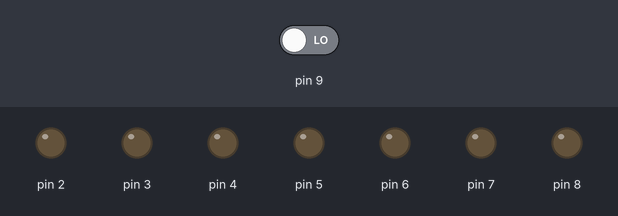
Recording of a sketch running on a simulated Arduino Uno, built with avr-gcc and run on an emulated ATmega328P. Shown: output pins drawn as LEDs (lit = HIGH). The test bench sets the inputs (shaded band); at power-on: pin 9 LOW. Random numbers use the default seed unless the sketch sets one.

Above: at 1.2 s.
1.3 s: pin 9 driven HIGH
At 2.95 s:
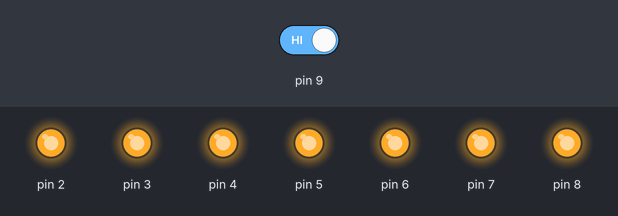
4.3 s: pin 9 driven LOW
7.3 s: pin 9 driven HIGH
At 7.45 s:
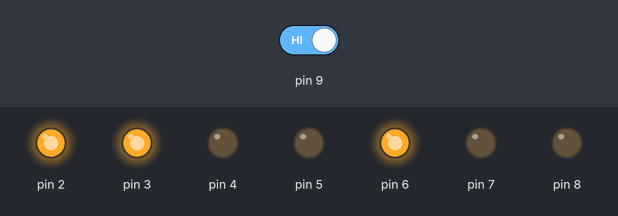
10.3 s: pin 9 driven LOW
13.3 s: pin 9 driven HIGH
At 13.45 s:
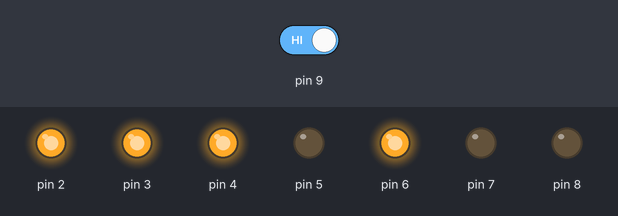
Timing chart, 0 to 17.3 s (numbered marks = the images above; inputs shaded):
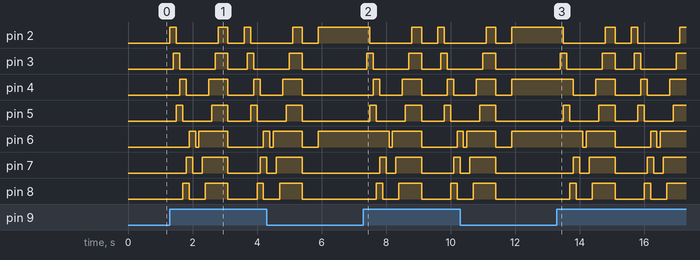

Measured:
- after the input at 1.3 s, pin 2: goes HIGH 0.20 s, LOW 1.3 s, HIGH 0.30 s, LOW 0.50 s, HIGH 0.20 s, then LOW, starting at once; pin 3: goes HIGH 0.20 s, LOW 1.1 s, HIGH 0.40 s, LOW 0.60 s, HIGH 0.20 s, then LOW, starting after 0.10 s
- after the input at 7.3 s, pin 2: goes LOW 1.3 s, HIGH 0.30 s, LOW 0.50 s, HIGH 0.20 s, then LOW, starting after 0.20 s; pin 3: goes HIGH 0.20 s, LOW 1.1 s, HIGH 0.40 s, LOW 0.60 s, HIGH 0.20 s, then LOW, starting after 0.10 s
- after the input at 13.3 s, pin 2: goes LOW 1.3 s, HIGH 0.30 s, LOW 0.50 s, HIGH 0.20 s, LOW 1.3 s, then HIGH, starting after 0.20 s; pin 3: goes HIGH 0.20 s, LOW 1.1 s, HIGH 0.40 s, LOW 0.60 s, HIGH 0.20 s, LOW 1.1 s, then HIGH, starting after 0.10 s

The sketch:

Dado_rob_tico.ino
```cpp
int N_C3_BAmero = 0;

int numero = 0;

void setup()
{
  pinMode(9, INPUT);
  pinMode(2, OUTPUT);
  pinMode(3, OUTPUT);
  pinMode(5, OUTPUT);
  pinMode(4, OUTPUT);
  pinMode(8, OUTPUT);
  pinMode(7, OUTPUT);
  pinMode(6, OUTPUT);
}

void loop()
{
  // Quando aperta o botão, Leds ligam alternadamente
  while (digitalRead(9) == HIGH) {
    // Cada LED liga e desliga o anterior.
    digitalWrite(2, HIGH);
    delay(100); // Wait for 100 millisecond(s)
    digitalWrite(3, HIGH);
    delay(100); // Wait for 100 millisecond(s)
    digitalWrite(2, LOW);
    digitalWrite(5, HIGH);
    delay(100); // Wait for 100 millisecond(s)
    digitalWrite(3, LOW);
    digitalWrite(4, HIGH);
    delay(100); // Wait for 100 millisecond(s)
    digitalWrite(5, LOW);
    digitalWrite(8, HIGH);
    delay(100); // Wait for 100 millisecond(s)
    digitalWrite(4, LOW);
    digitalWrite(7, HIGH);
    delay(100); // Wait for 100 millisecond(s)
    digitalWrite(8, LOW);
    digitalWrite(6, HIGH);
    delay(100); // Wait for 100 millisecond(s)
    digitalWrite(7, LOW);
    delay(100); // Wait for 100 millisecond(s)
    digitalWrite(6, LOW);
    delay(100); // Wait for 100 millisecond(s)
    // Quando chega no último, todos começam a ligar.
    digitalWrite(6, HIGH);
    delay(100); // Wait for 100 millisecond(s)
    digitalWrite(7, HIGH);
    delay(100); // Wait for 100 millisecond(s)
    digitalWrite(8, HIGH);
    delay(100); // Wait for 100 millisecond(s)
    digitalWrite(4, HIGH);
    delay(100); // Wait for 100 millisecond(s)
    digitalWrite(5, HIGH);
    delay(100); // Wait for 100 millisecond(s)
    digitalWrite(3, HIGH);
    delay(100); // Wait for 100 millisecond(s)
    digitalWrite(2, HIGH);
    delay(300); // Wait for 300 millisecond(s)
    // Todos desligam.
    digitalWrite(2, LOW);
    digitalWrite(3, LOW);
    digitalWrite(4, LOW);
    digitalWrite(5, LOW);
    digitalWrite(6, LOW);
    digitalWrite(7, LOW);
    digitalWrite(8, LOW);
    delay(500); // Wait for 500 millisecond(s)
    // Sorteia o número
    numero = random(1, 6 + 1);
  }
  // Dependendo do número sorteado, liga os LEDs
  // correspondentes.
  if (numero == 1) {
    digitalWrite(2, LOW);
    digitalWrite(3, LOW);
    digitalWrite(4, HIGH);
    digitalWrite(5, LOW);
    digitalWrite(6, LOW);
    digitalWrite(7, LOW);
    digitalWrite(8, LOW);
  }
  if (numero == 2) {
    digitalWrite(2, HIGH);
    digitalWrite(3, LOW);
    digitalWrite(4, LOW);
    digitalWrite(5, LOW);
    digitalWrite(6, HIGH);
    digitalWrite(7, LOW);
    digitalWrite(8, LOW);
  }
  if (numero == 3) {
    digitalWrite(2, HIGH);
    digitalWrite(3, LOW);
    digitalWrite(4, HIGH);
    digitalWrite(5, LOW);
    digitalWrite(6, HIGH);
    digitalWrite(7, LOW);
    digitalWrite(8, LOW);
  }
  if (numero == 4) {
    digitalWrite(2, HIGH);
    digitalWrite(3, LOW);
    digitalWrite(4, LOW);
    digitalWrite(5, HIGH);
    digitalWrite(6, HIGH);
    digitalWrite(7, LOW);
    digitalWrite(8, HIGH);
  }
  if (numero == 5) {
    digitalWrite(2, HIGH);
    digitalWrite(3, LOW);
    digitalWrite(4, HIGH);
    digitalWrite(5, HIGH);
    digitalWrite(6, HIGH);
    digitalWrite(7, LOW);
    digitalWrite(8, HIGH);
  }
  if (numero == 6) {
    digitalWrite(2, HIGH);
    digitalWrite(3, HIGH);
    digitalWrite(4, LOW);
    digitalWrite(5, HIGH);
    digitalWrite(6, HIGH);
    digitalWrite(7, HIGH);
    digitalWrite(8, HIGH);
  }
}
```
